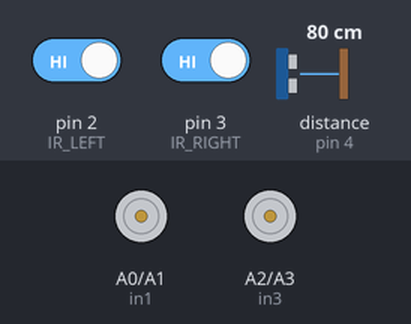
A sketch run on a simulated Arduino Uno, built with avr-gcc and run on an emulated ATmega328P. Parts: motor-driver pin pairs drawn as motors (green arrow = first pin HIGH = forward, orange = second pin HIGH = backward, longer = more drive, scaled by the enable pin). Wiring (inferred from the names in the program): ultrasonic range finder: trigger pin 7; echo pin 4. The inputs (shaded band) are chosen by the test bench; at power-on: distance to the obstacle (sensor on pin 4) 80 cm, pin 2 (IR_LEFT) HIGH, pin 3 (IR_RIGHT) HIGH. The echo pulse lasts 58.3 µs per cm.

Above: at 1.2 s.
1.3 s: distance to the obstacle (sensor on pin 4) set to 64 cm
2.8 s: distance to the obstacle (sensor on pin 4) set to 55 cm
At 3.3 s:
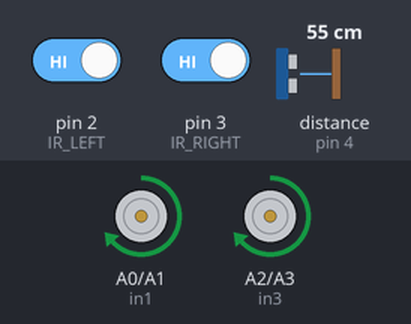
4.3 s: pin 2 (IR_LEFT) driven LOW
At 5.5 s:
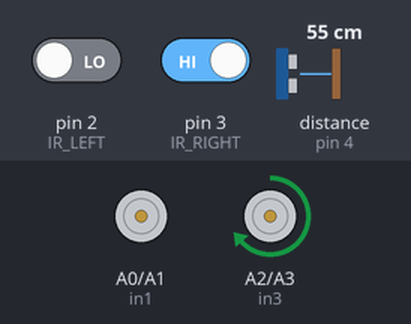
5.8 s: pin 3 (IR_RIGHT) driven LOW
At 6.9 s:
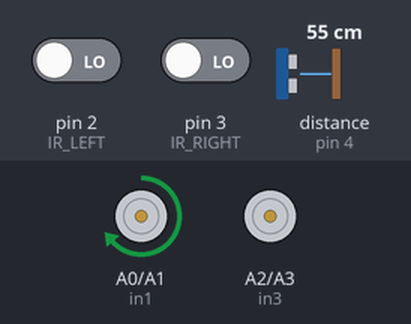
7.3 s: pin 3 (IR_RIGHT) driven HIGH
At 8.0 s:
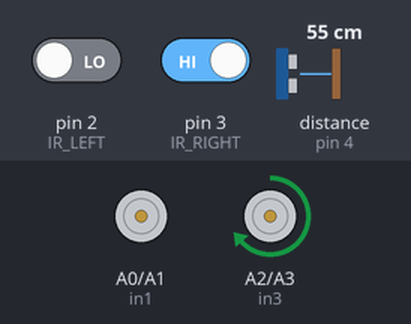
8.8 s: pin 2 (IR_LEFT) driven HIGH
At 10.2 s:
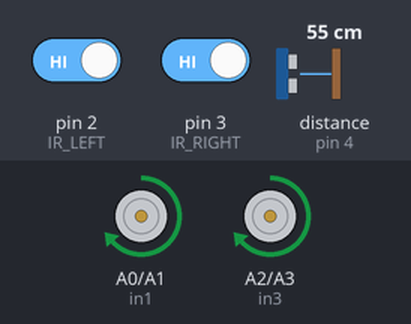
Timing chart, 0 to 11.3 s (numbered marks = the images above; inputs shaded):
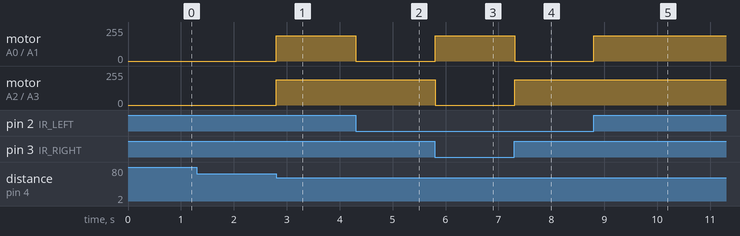

Measured:
- the behaviour switches between 60 and 59 cm on distance to the obstacle (sensor on pin 4) (found by bisection; images 0 and 1)
- after the input at 1.3 s, every drawn part: stays the same
- after the input at 2.8 s, motor on A0 (in1) / A1 (in2), motor on A2 (in3) / A3 (in4): stopped → forward 190/255 at once
- after the input at 4.3 s, motor on A0 (in1) / A1 (in2): forward 190/255 → stopped at once
- after the input at 5.8 s, motor on A0 (in1) / A1 (in2): stopped → forward 190/255 at once; motor on A2 (in3) / A3 (in4): forward 190/255 → stopped at once
- after the input at 7.3 s, motor on A0 (in1) / A1 (in2): forward 190/255 → stopped at once; motor on A2 (in3) / A3 (in4): stopped → forward 190/255 at once
- after the input at 8.8 s, motor on A0 (in1) / A1 (in2): stopped → forward 190/255 at once

The sketch:

FINAL_CHANGED_DISTANCE_CODE_19_APR.ino
```cpp
#define IR_LEFT 2
#define IR_RIGHT 3

#define echoPin 4
#define trigPin 7

#define ENA 5
#define ENB 6

#define in1 A0
#define in2 A1
#define in3 A2
#define in4 A3

// ---------------- SPEED ----------------
const int baseSpeed = 190;
const int turnSpeed = 140;

// ---------------- DISTANCE RANGE ----------------
// Follow only when >30 cm and <60 cm
const int STOP_DIST  = 30;   // <=30 immediate stop
const int FOLLOW_MAX = 60;   // >=60 stop

// ---------------- TIMING ----------------
const unsigned long pingInterval = 15;   // faster response
const unsigned long turnTime     = 500;  // IR active time

// ---------------- VARIABLES ----------------
unsigned long lastPing = 0;
unsigned long turnStart = 0;

int distance = 100;   // default no target
bool turning = false;
int turnDir = 0;      // 1=right, -1=left

// ---------------- SETUP ----------------
void setup() {

  pinMode(IR_LEFT, INPUT);
  pinMode(IR_RIGHT, INPUT);

  pinMode(trigPin, OUTPUT);
  pinMode(echoPin, INPUT);

  pinMode(ENA, OUTPUT);
  pinMode(ENB, OUTPUT);

  pinMode(in1, OUTPUT);
  pinMode(in2, OUTPUT);
  pinMode(in3, OUTPUT);
  pinMode(in4, OUTPUT);

  stopMotors();
}

// ---------------- MAIN LOOP ----------------
void loop() {

  unsigned long now = millis();

  // FAST ultrasonic refresh
  if (now - lastPing >= pingInterval) {
    distance = readDistance();
    lastPing = now;
  }

  // -------- EMERGENCY STOP --------
  if (distance <= STOP_DIST) {
    stopMotors();
    turning = false;
    return;
  }

  // -------- HANDLE TURNING --------
  if (turning) {
    if (now - turnStart < turnTime) {
      if (turnDir == 1) slightRight();
      else slightLeft();
      return;
    } else {
      turning = false;
    }
  }

  // -------- IR PRIORITY --------
  int leftIR  = digitalRead(IR_LEFT);
  int rightIR = digitalRead(IR_RIGHT);

  if (rightIR == 0) {
    delay(4); // quick debounce
    if (digitalRead(IR_RIGHT) == 0) {
      turning = true;
      turnDir = 1;
      turnStart = now;
      slightRight();
      return;
    }
  }

  if (leftIR == 0) {
    delay(4);
    if (digitalRead(IR_LEFT) == 0) {
      turning = true;
      turnDir = -1;
      turnStart = now;
      slightLeft();
      return;
    }
  }

  // -------- FOLLOW LOGIC --------
  if (distance > STOP_DIST && distance < FOLLOW_MAX) {
    moveForward();
  } else {
    stopMotors();
  }
}

// ---------------- ULTRASONIC ----------------
int readDistance() {

  digitalWrite(trigPin, LOW);
  delayMicroseconds(2);

  digitalWrite(trigPin, HIGH);
  delayMicroseconds(10);
  digitalWrite(trigPin, LOW);

  long t = pulseIn(echoPin, HIGH, 7000);

  // no echo = no object
  if (t == 0) return 200;

  int d = t / 58;

  if (d < 2 || d > 250) return 200;

  return d;
}

// ---------------- MOVEMENT ----------------
void moveForward() {

  digitalWrite(in1, HIGH);
  digitalWrite(in2, LOW);

  digitalWrite(in3, HIGH);
  digitalWrite(in4, LOW);

  analogWrite(ENA, baseSpeed);
  analogWrite(ENB, baseSpeed);
}

void slightLeft() {

  digitalWrite(in1, LOW);
  digitalWrite(in2, LOW);

  digitalWrite(in3, HIGH);
  digitalWrite(in4, LOW);

  analogWrite(ENA, turnSpeed);
  analogWrite(ENB, baseSpeed);
}

void slightRight() {

  digitalWrite(in1, HIGH);
  digitalWrite(in2, LOW);

  digitalWrite(in3, LOW);
  digitalWrite(in4, LOW);

  analogWrite(ENA, baseSpeed);
  analogWrite(ENB, turnSpeed);
}

// ---------------- FAST STOP ----------------
void stopMotors() {

  digitalWrite(in1, LOW);
  digitalWrite(in2, LOW);

  digitalWrite(in3, LOW);
  digitalWrite(in4, LOW);

  analogWrite(ENA, 0);
  analogWrite(ENB, 0);
}
```
